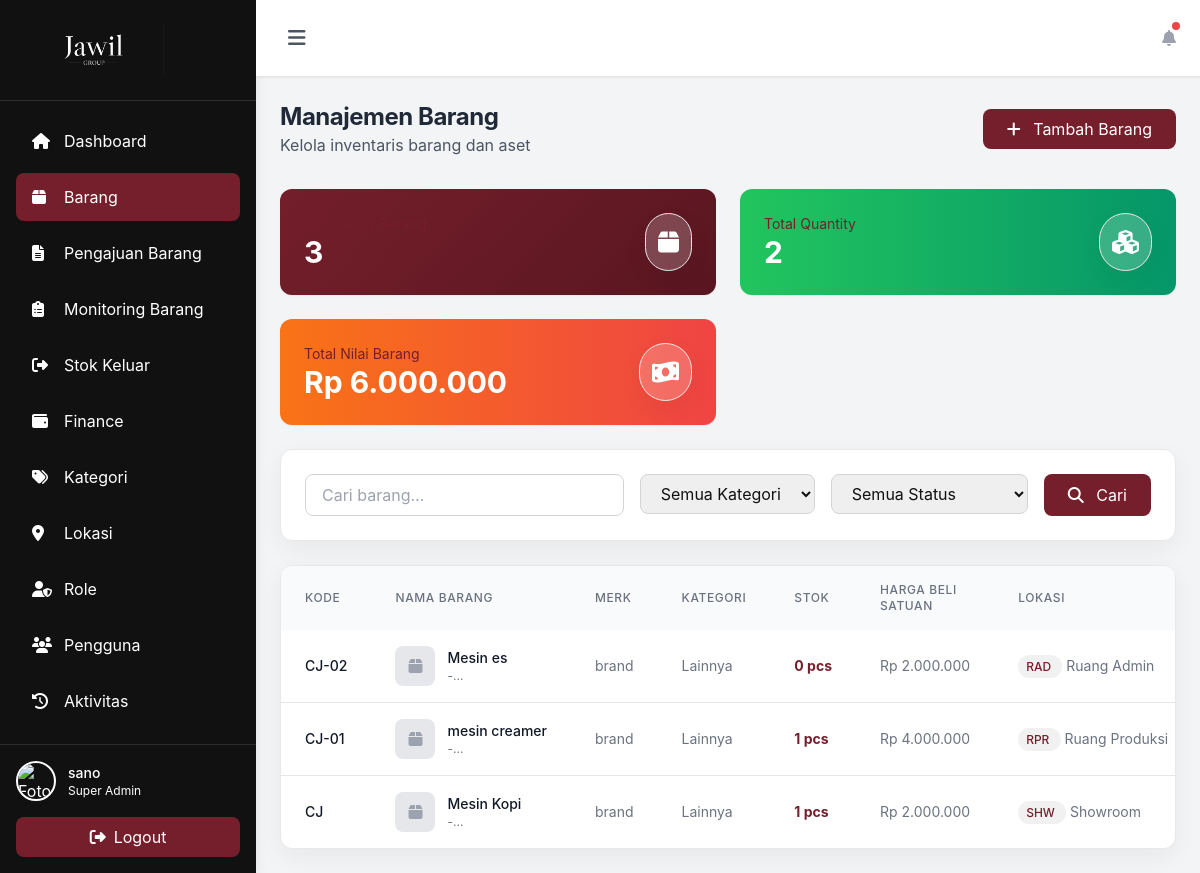
Screenshot of /items.php (signed in) with the database file from the repository.
### tables this page shows
CREATE TABLE `menus` (
  `id` int(11) NOT NULL,
  `menu_name` varchar(50) NOT NULL,
  `menu_label` varchar(100) NOT NULL,
  `menu_icon` varchar(50) NOT NULL,
  `menu_url` varchar(100) NOT NULL,
  `menu_order` int(11) DEFAULT 0,
  `is_active` tinyint(1) DEFAULT 1,
  `created_at` timestamp NOT NULL DEFAULT current_timestamp()
);

CREATE TABLE `items` (
  `id` int(11) NOT NULL,
  `item_code` varchar(50) NOT NULL,
  `item_name` varchar(200) NOT NULL,
  `brand` varchar(100) DEFAULT NULL,
  `description` text DEFAULT NULL,
  `category_id` int(11) DEFAULT NULL,
  `location_id` int(11) DEFAULT NULL,
  `quantity` int(11) DEFAULT 0,
  `unit` varchar(20) DEFAULT 'pcs',
  `status` enum('available','in_use','maintenance','broken','lost') DEFAULT 'available',
  `purchase_date` date DEFAULT NULL,
  `purchase_price` decimal(15,2) DEFAULT NULL,
  `supplier` varchar(100) DEFAULT NULL,
  `image_path` varchar(255) DEFAULT NULL,
  `foto_atas` varchar(255) DEFAULT NULL,
  `foto_bawah` varchar(255) DEFAULT NULL,
  `foto_kanan` varchar(255) DEFAULT NULL,
  `foto_kiri` varchar(255) DEFAULT NULL,
  `photo_bon` varchar(255) DEFAULT NULL,
  `created_by` int(11) DEFAULT NULL,
  `created_at` timestamp NOT NULL DEFAULT current_timestamp(),
  `updated_at` timestamp NOT NULL DEFAULT current_timestamp() ON UPDATE current_timestamp()
);

CREATE TABLE `categories` (
  `id` int(11) NOT NULL,
  `category_name` varchar(100) NOT NULL,
  `description` text DEFAULT NULL,
  `created_at` timestamp NOT NULL DEFAULT current_timestamp(),
  `updated_at` timestamp NOT NULL DEFAULT current_timestamp() ON UPDATE current_timestamp()
);

CREATE TABLE `locations` (
  `id` int(11) NOT NULL,
  `location_name` varchar(100) NOT NULL,
  `location_code` varchar(20) NOT NULL,
  `description` text DEFAULT NULL,
  `address` text DEFAULT NULL,
  `created_at` timestamp NOT NULL DEFAULT current_timestamp(),
  `updated_at` timestamp NOT NULL DEFAULT current_timestamp() ON UPDATE current_timestamp()
);

### items.php (the view, shortened to what the rows shown need)
<?php
require_once 'includes/db.php';
require_once 'includes/auth.php';
$auth->requireLogin();
$auth->requirePermission('items.view', 'items');
$user = $auth->getCurrentUser();
$isAdmin = in_array((int)$user['role_id'], [1, 2], true);
require_once 'includes/header.php';
$page = max(1, intval($_GET['page'] ?? 1));
$offset = ($page - 1) * ITEMS_PER_PAGE;
$where = ['1=1'];
$params = [];
$whereClause = implode(' AND ', $where);
$items = $db->fetchAll("
    SELECT i.*, c.category_name, l.location_name, l.location_code
    FROM items i
    LEFT JOIN categories c ON i.category_id = c.id
    LEFT JOIN locations l ON i.location_id = l.id
    WHERE $whereClause
    ORDER BY i.created_at DESC
    LIMIT " . ITEMS_PER_PAGE . " OFFSET $offset
", $params);
?>
<div class="mb-8 flex flex-col md:flex-row md:items-center md:justify-between gap-4">
    <div>
        <h2 class="text-2xl font-bold text-gray-800">Manajemen Barang</h2>
    </div>
</div>
<div class="bg-white rounded-xl shadow-sm overflow-hidden">
    <div class="overflow-x-auto">
        <table class="w-full">
            <thead class="bg-gray-50">
                <tr>
                    <th class="px-6 py-4 text-left text-xs font-medium text-gray-500 uppercase tracking-wider">Kode</th>
                    <th class="px-6 py-4 text-left text-xs font-medium text-gray-500 uppercase tracking-wider">Nama Barang</th>
                    <th class="px-6 py-4 text-left text-xs font-medium text-gray-500 uppercase tracking-wider">Merk</th>
                    <th class="px-6 py-4 text-left text-xs font-medium text-gray-500 uppercase tracking-wider">Kategori</th>
                    <th class="px-6 py-4 text-left text-xs font-medium text-gray-500 uppercase tracking-wider">Stok</th>
                    <?php if ($isAdmin): ?>
                    <th class="px-6 py-4 text-left text-xs font-medium text-gray-500 uppercase tracking-wider">Harga Beli Satuan</th>
                    <?php endif; ?>
                    <th class="px-6 py-4 text-left text-xs font-medium text-gray-500 uppercase tracking-wider">Lokasi</th>
                </tr>
            </thead>
            <tbody class="divide-y divide-gray-200">
                <?php if (count($items) > 0): ?>
                    <?php foreach ($items as $item): ?>
                        <tr class="hover:bg-gray-50">
                            <td class="px-6 py-4 whitespace-nowrap text-sm font-medium text-gray-900">
                                <?php echo htmlspecialchars($item['item_code']); ?>
                            </td>
                            <td class="px-6 py-4 whitespace-nowrap">
                                <div class="flex items-center">
                                    <?php if ($item['image_path']): ?>
                                        <img src="<?php echo htmlspecialchars($item['image_path']); ?>" alt="" class="w-10 h-10 rounded-lg object-cover mr-3">
                                    <?php else: ?>
                                        <div class="w-10 h-10 bg-gray-200 rounded-lg flex items-center justify-center mr-3">
                                            <i class="fas fa-box text-gray-400"></i>
                                        </div>
                                    <?php endif; ?>
                                    <div>
                                        <p class="text-sm font-medium text-gray-900"><?php echo htmlspecialchars($item['item_name']); ?></p>
                                        <p class="text-xs text-gray-500"><?php echo htmlspecialchars(substr($item['description'], 0, 50)); ?>...</p>
                                    </div>
                                </div>
                            </td>
                            <td class="px-6 py-4 whitespace-nowrap text-sm text-gray-500">
                                <?php echo htmlspecialchars($item['brand'] ?? '-'); ?>
                            </td>
                            <td class="px-6 py-4 whitespace-nowrap text-sm text-gray-500">
                                <?php echo htmlspecialchars($item['category_name'] ?? '-'); ?>
                            </td>
                            <td class="px-6 py-4 whitespace-nowrap text-sm text-gray-500">
                                <span class="<?php echo $item['quantity'] < 5 ? 'text-red-600 font-bold' : ''; ?>">
                                    <?php echo $item['quantity']; ?> <?php echo htmlspecialchars($item['unit']); ?>
                                </span>
                            </td>
                            <?php if ($isAdmin): ?>
                            <td class="px-6 py-4 whitespace-nowrap text-sm text-gray-500">
                                <?php echo $item['purchase_price'] ? 'Rp ' . number_format($item['purchase_price'], 0, ',', '.') : '-'; ?>
                            </td>
                            <?php endif; ?>
                            <td class="px-6 py-4 whitespace-nowrap text-sm text-gray-500">
                                <?php if ($item['location_name']): ?>
                                    <span class="px-2 py-1 bg-green-100 text-green-800 rounded-full text-xs font-medium">
                                        <?php echo htmlspecialchars($item['location_code']); ?>
                                    </span>
                                    <span class="ml-1"><?php echo htmlspecialchars($item['location_name']); ?></span>
                                <?php else: ?>
                                    -
                                <?php endif; ?>
                            </td>
                        </tr>
                    <?php endforeach; ?>
                <?php endif; ?>
            </tbody>
        </table>
    </div>
</div>
<?php require_once 'includes/footer.php'; ?>

### includes/header.php (shortened to what the rows shown need)
<?php
require_once __DIR__ . '/auth.php';
$auth->requireLogin();
?>
<!DOCTYPE html>
<html lang="id">
<head>
    <script src="https://cdn.tailwindcss.com"></script>
    <link rel="stylesheet" href="https://cdnjs.cloudflare.com/ajax/libs/font-awesome/6.4.0/css/all.min.css">
</head>
<body class="bg-gray-100">
    <div class="flex h-screen overflow-hidden">
        <aside id="desktopSidebar" class="w-64 bg-white shadow-lg flex-shrink-0 hidden md:block">
            <nav class="p-4 space-y-2">
                <?php
                $accessibleMenus = $auth->getAccessibleMenus();
                foreach ($accessibleMenus as $menu):
                ?>
                <a href="<?php echo $menu['menu_url']; ?>" class="sidebar-link flex items-center space-x-3 px-4 py-3 rounded-lg text-gray-700 transition <?php echo basename($_SERVER['PHP_SELF']) == basename($menu['menu_url']) ? 'active' : ''; ?>">
                    <i class="fas <?php echo $menu['menu_icon']; ?> w-5"></i>
                    <span><?php echo $menu['menu_label']; ?></span>
                </a>
                <?php endforeach; ?>
            </nav>
        </aside>
        <div class="flex-1 flex flex-col overflow-hidden">
            <main class="flex-1 overflow-y-auto p-6">

### rows the page displays
menus: menu_label "Dashboard"
menus: menu_label "Barang"
menus: menu_label "Pengajuan Barang"
menus: menu_label "Monitoring Barang"
menus: menu_label "Stok Keluar"
menus: menu_label "Finance"
menus: menu_label "Kategori"
menus: menu_label "Lokasi"
menus: menu_label "Role"
menus: menu_label "Pengguna"
menus: menu_label "Aktivitas"
items: item_code "CJ-02", item_name "Mesin es", description "-", brand "brand", category.category_name "Lainnya", quantity "0", unit "pcs", purchase_price "2.000.000", location.location_code "RAD", location.location_name "Ruang Admin"
items: item_code "CJ-01", item_name "mesin creamer", description "-", brand "brand", category.category_name "Lainnya", quantity "1", unit "pcs", purchase_price "4.000.000", location.location_code "RPR", location.location_name "Ruang Produksi"
items: item_code "CJ", item_name "Mesin Kopi", description "-", brand "brand", category.category_name "Lainnya", quantity "1", unit "pcs", purchase_price "2.000.000", location.location_code "SHW", location.location_name "Showroom"

### other values shown
$user['full_name'] "sano"
$user['role_name'] "Super Admin"
$totalItems "3"
$totalQuantity "2"
$totalValue "6.000.000"
